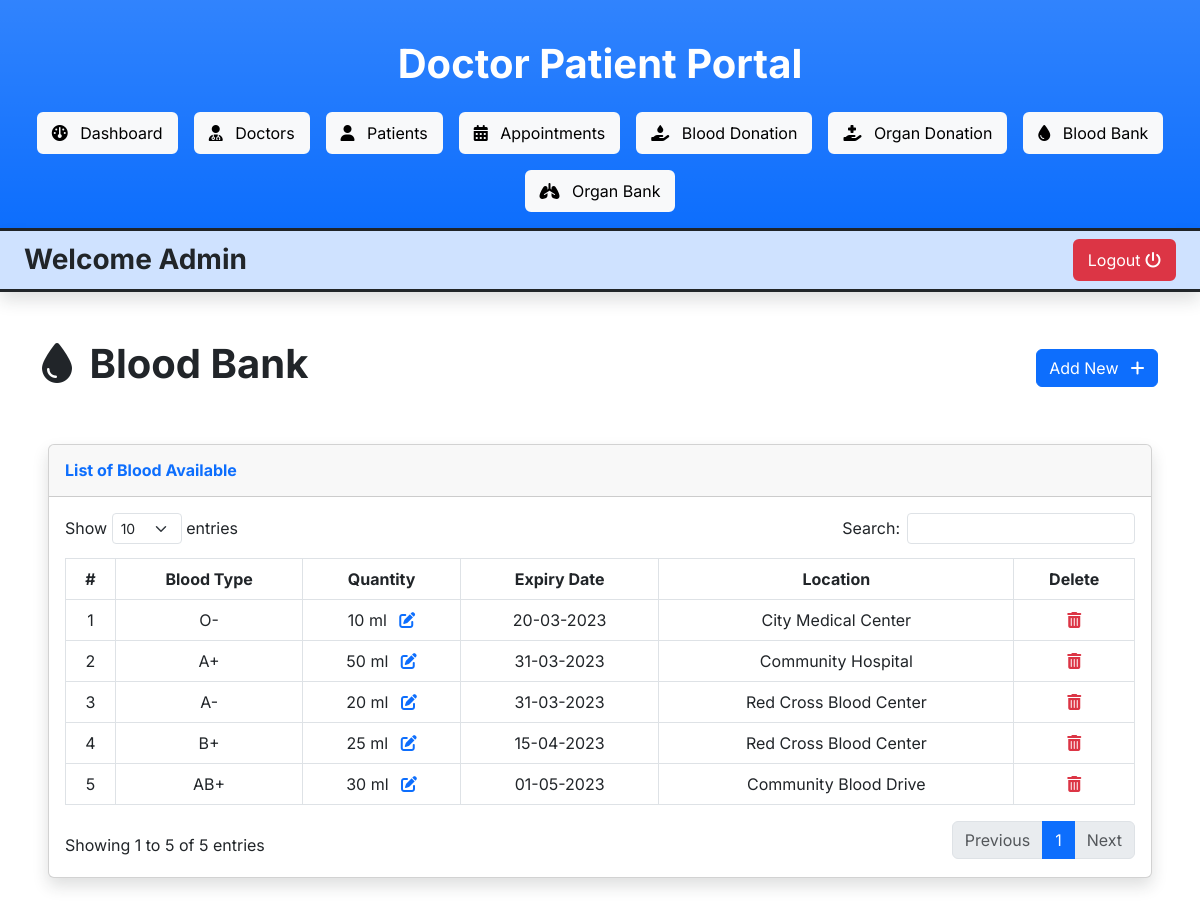
The page /admin/blood-bank.php (signed in) on the database as committed earlier.
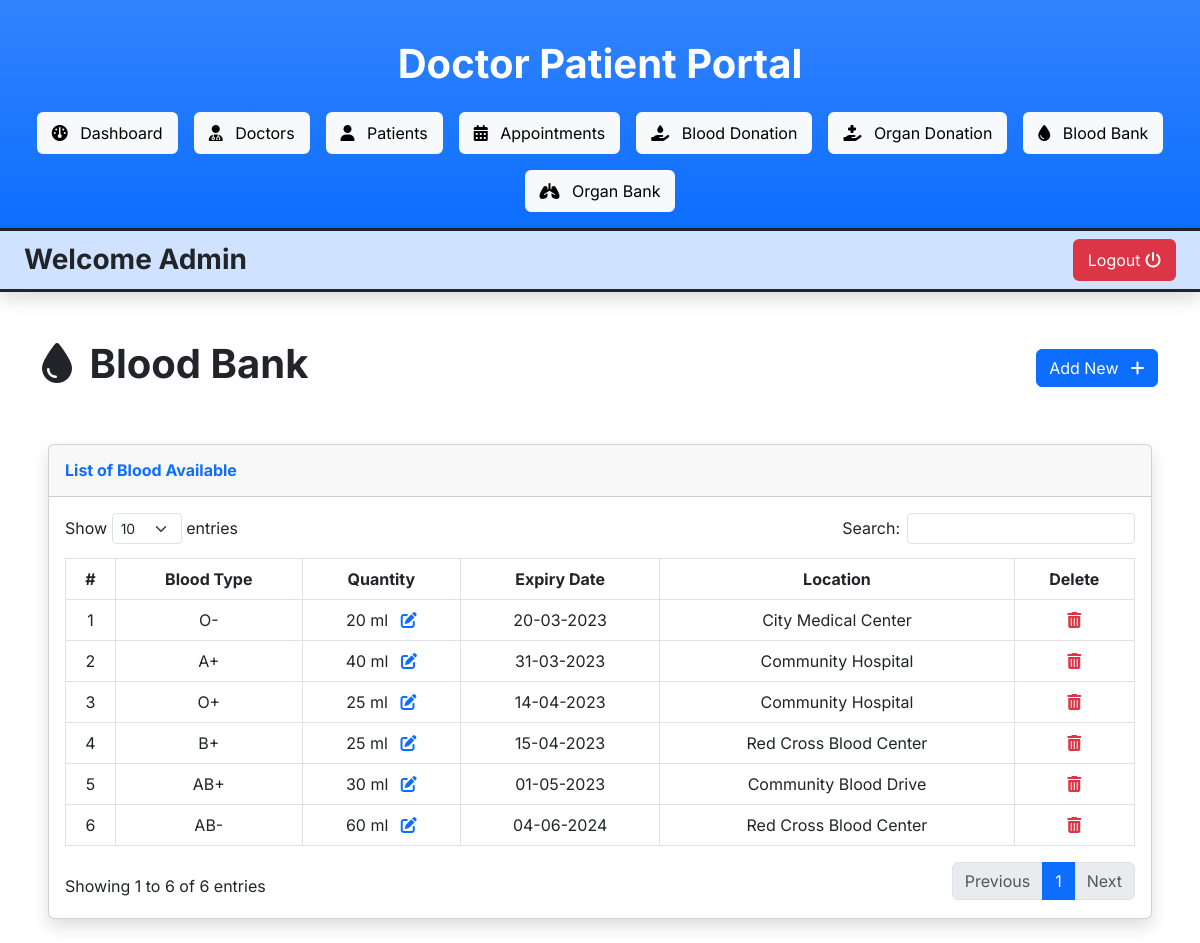
The same page on the database as committed later.
### tables this page shows
CREATE TABLE `blood_bank` (
  `blood_bank_id` int(11) NOT NULL,
  `blood_type` varchar(255) NOT NULL,
  `quantity` int(11) NOT NULL,
  `expiry_date` date NOT NULL,
  `location` varchar(255) NOT NULL
);

### admin/blood-bank.php (the view, shortened to what this page needs)
<?php include("includes/header.php") ?>
<div class="container my-5 d-flex justify-content-between align-items-center">
    <h1><i class="fa-solid fa-droplet me-2"></i> Blood Bank</h1>
    <button type="button" class="btn btn-primary" data-bs-toggle="modal" data-bs-target="#addBlood">
        Add New <i class="fa-solid fa-plus ms-2"></i>
    </button>
</div>
<div class="card shadow mb-4 mx-5">
    <div class="card-header py-3">
        <h6 class="m-0 font-weight-bold text-primary">List of Blood Available</h6>
    </div>
    <div class="card-body">
        <div class="table-responsive">
            <table class="table table-bordered w-100 py-2 text-center" id="bloodTable">
                <thead>
                    <tr>
                        <th>#</th>
                        <th>Blood Type</th>
                        <th>Quantity</th>
                        <th>Expiry Date</th>
                        <th>Location</th>
                        <th>Delete</th>
                    </tr>
                </thead>
                <tbody>
                    <?php
                    $i = 1;
                    $query = mysqli_query($con, "SELECT * FROM blood_bank ORDER BY expiry_date ASC");
                    while ($row = mysqli_fetch_assoc($query)) {
                    ?>
                        <tr>
                            <td><?php echo $i ?></td>
                            <td><?php echo $row["blood_type"] ?></td>
                            <td><?php echo $row["quantity"] ?> ml
                                <a href="#editQuantity<?php echo $row['blood_bank_id'] ?>" class="ms-2" data-bs-toggle="modal"><i class="fas fa-edit text-primary"></i></a>
                            </td>
                            <td><?php echo date("d-m-Y", strtotime($row["expiry_date"])) ?></td>
                            <td><?php echo $row["location"] ?></td>
                            <td>
                                <a href="#deleteBlood<?php echo $row['blood_bank_id'] ?>" data-bs-toggle="modal"><i class="fa-solid fa-trash-can text-danger"></i></a>
                            </td>
                        </tr>
                    <?php
                        $i++;
                    }
                    ?>
                </tbody>
            </table>
        </div>
    </div>
</div>
<?php include("includes/footer.php") ?>

### admin/includes/header.php (shortened to what this page needs)
<!DOCTYPE html>
<html lang="en">
<head>
    <link rel="stylesheet" href="../vendor/bootstrap/bootstrap.min.css">
    <link rel="stylesheet" href="../vendor/fontawesome/css/all.min.css">
    <link rel="stylesheet" href="../vendor/datatables/dataTables.bootstrap5.min.css">
    <link rel="stylesheet" href="../admin-panel.css">
</head>
<body>
    <header class="text-center border-bottom border-3 border-dark bg-primary bg-gradient text-white py-3">
        <h1 class="my-4">Doctor Patient Portal</h1>
        <ul class="nav d-flex justify-content-center gap-3">
            <li><a class="btn btn-light" href="./"><i class="fa-solid fa-dashboard me-2"></i> Dashboard</a></li>
            <li><a class="btn btn-light" href="doctors"><i class="fa-solid fa-user-doctor me-2"></i> Doctors</a>
            </li>
            <li><a class="btn btn-light" href="patients"><i class="fa-solid fa-user me-2"></i> Patients</a>
            </li>
            <li><a class="btn btn-light" href="appointments"><i class="fa-solid fa-calendar-days me-2"></i>
                    Appointments</a>
            </li>
            <li><a class="btn btn-light" href="blood-donation"><i class="fa-solid fa-hand-holding-droplet me-2"></i>
                    Blood Donation</a>
            </li>
            <li><a class="btn btn-light" href="organ-donation"><i class="fa-solid fa-hand-holding-medical me-2"></i>
                    Organ Donation</a>
            </li>
            <li><a class="btn btn-light" href="blood-bank"><i class="fa-solid fa-droplet me-2"></i>
                    Blood Bank</a>
            </li>
            <li><a class="btn btn-light" href="organ-bank"><i class="fa-solid fa-lungs me-2"></i>
                    Organ Bank</a>
            </li>
        </ul>
    </header>
    <div class="bg-primary-subtle py-2 px-4 d-flex justify-content-between align-items-center border-bottom border-3 border-dark shadow">
        <h3 class="m-0">Welcome Admin</h3>
        <a href="#logoutModal" data-bs-toggle="modal" class="btn btn-danger">Logout <i class="fa-solid fa-power-off"></i></a>
    </div>

### admin/includes/footer.php (shortened to what this page needs)
</body>
</html>

### admin-panel.css (style rules this page uses)
body { font-family: 'Inter', sans-serif; }
h1, h2, h3, h4, h5, h6 { font-weight: 700; }
.dataTables_wrapper thead th { text-align: center !important; }

Rows that differ between the two databases and show on the page:
removed blood_bank: blood_type "A-", quantity "20", expiry_date "31-03-2023", location "Red Cross Blood Center"
changed blood_bank "City Medical Center": quantity "10" → "20"
changed blood_bank (number 2 of 6 on the later page): quantity "50" → "40"
added blood_bank: blood_type "O+", quantity "25", expiry_date "14-04-2023", location "Community Hospital"
added blood_bank: blood_type "AB-", quantity "60", expiry_date "04-06-2024", location "Red Cross Blood Center"
Other text that changed with them:
text written by a page script: "Show entries Search: Showing 1 to 5 of 5 entries Previous 1 Next" → "Show entries Search: Showing 1 to 6 of 6 entries Previous 1 Next"
